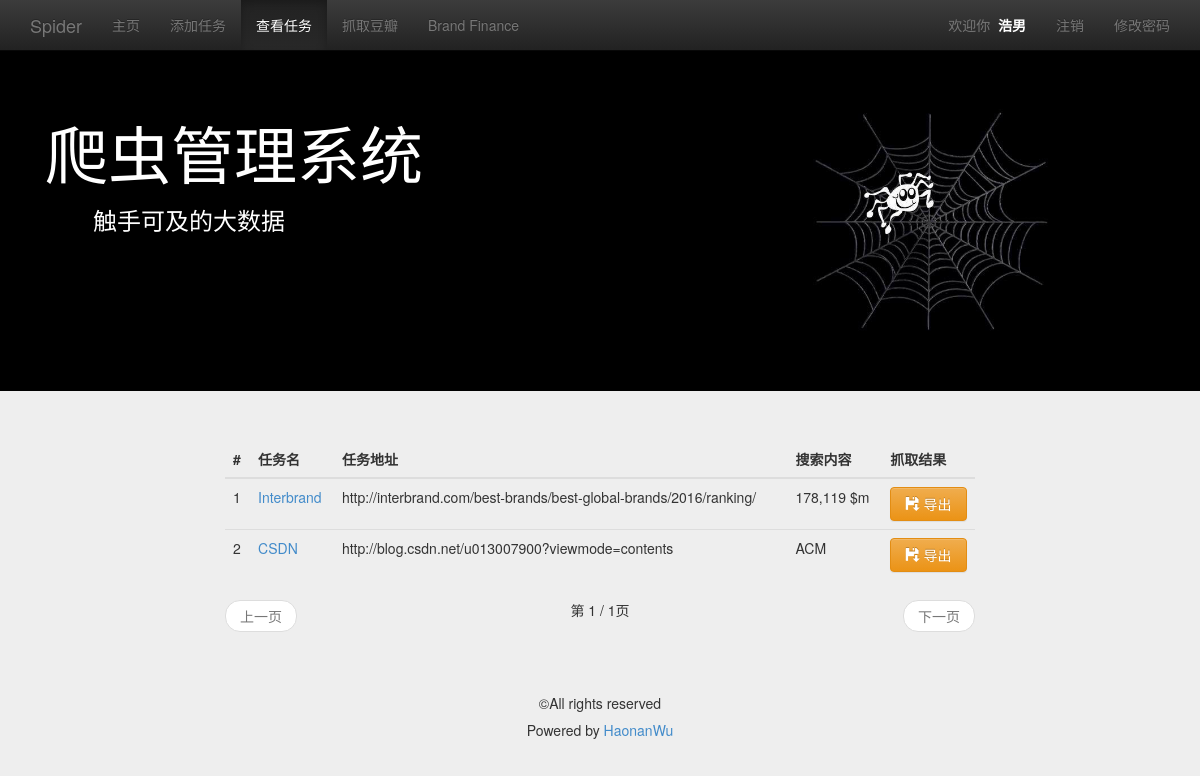
Before: /view_task_list/ (signed in) with the older database file.
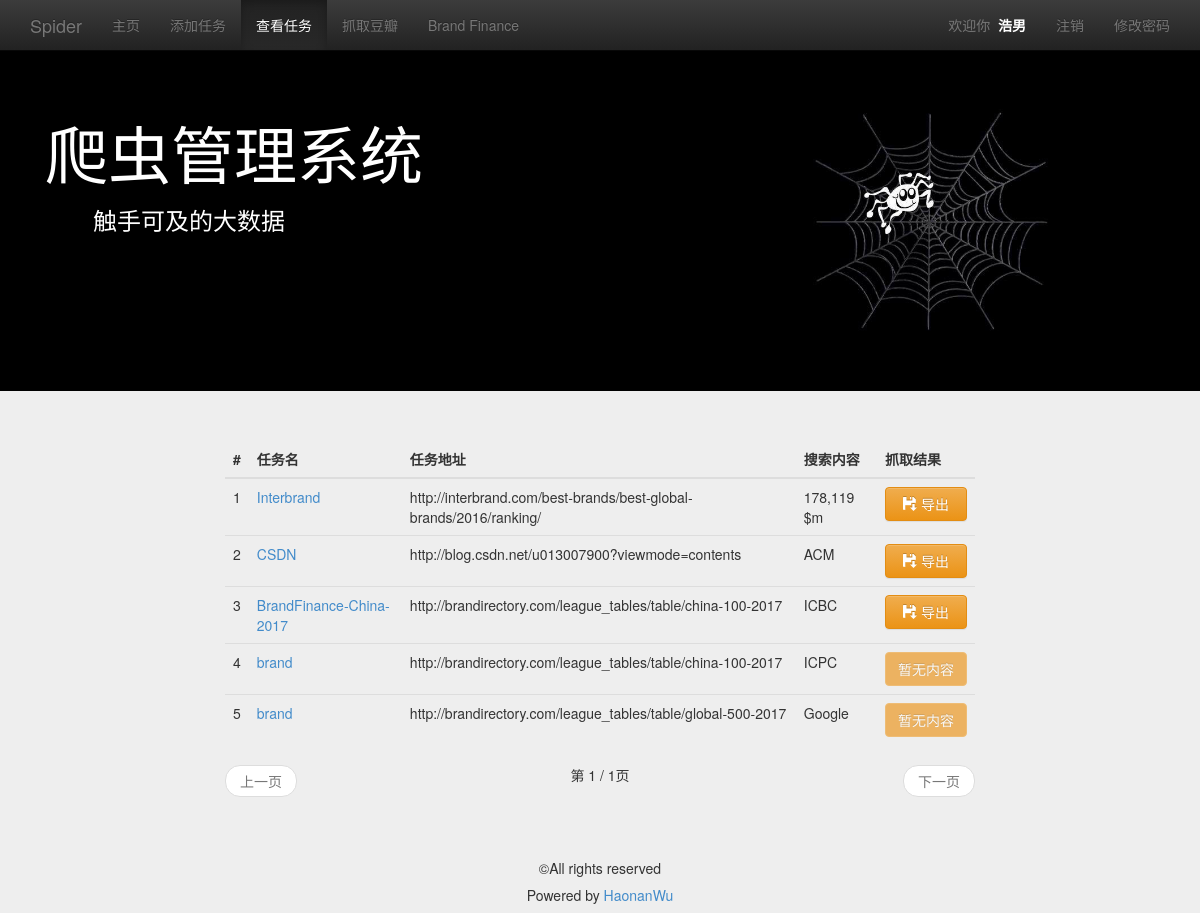
After: the same page with the newer database file.
### management/models.py (models this page shows, shortened)
class MyUser(models.Model):
    user = models.OneToOneField(User)
    nickname = models.CharField(max_length=16)

class Task(models.Model):
    user = models.ForeignKey(MyUser, related_name='task')
    url = models.CharField(max_length=512, null=True)
    name = models.CharField(max_length=128)
    content = models.CharField(max_length=128, null=True)
    hasfile = models.BooleanField(default=False)
    method = models.BooleanField(default=True)
    class META:
        ordering = ['name']

### management/views.py (the view)
# urls.py: url(r'^view_task_list/$', views.view_task_list, name='view_task_list'),
@login_required
def view_task_list(request):
    user = request.user
    task_list = Task.objects.filter(user=user.myuser)
    paginator = Paginator(task_list, 5)
    page = request.GET.get('page')
    try:
        task_list = paginator.page(page)
    except PageNotAnInteger:
        task_list = paginator.page(1)
    except EmptyPage:
        task_list = paginator.page(paginator.num_pages)
    content = {
        'user': user,
        'active_menu': 'view_task',
        'task_list': task_list,
    }
    return render(request, 'management/view_task_list.html', content)

### templates/management/view_task_list.html (shortened to what this page needs)
{% extends "management/base.html" %} {% load staticfiles %} {% block title %}查看任务{% endblock %} {% block content %}
<div class="container">
    <div class="row">
        <div class="col-md-8 col-md-offset-2">
            <br>
            <table class="table table-hover">
                <thead>
                    <tr>
                        <th>#</th>
                        <th>任务名</th>
                        <th>任务地址</th>
                        <th>搜索内容</th>
                        <th>抓取结果</th>
                    </tr>
                </thead>
                <tbody>
                    {% for task in task_list %}
                    <tr>
                        <td>{{ forloop.counter }}</td>
                        <td><a href="{% url 'task_detail' %}?id={{ task.id }}">{{ task.name }}</a></td>
                        <td>{{ task.url }}</td>
                        <td>{{ task.content }}</td>
                        {% if task.hasfile == 0 %}
                        <td>
                            <button class="btn btn btn-warning btn-block" disabled=""> 暂无内容
                            </button>
                        </td>
                        {% else %}
                        <td>
                            <button class="btn btn btn-warning btn-block" type="export"
                                    onclick="begin_download({{ task.id }})"><span
                                    class="glyphicon glyphicon-floppy-save"></span> 导出
                            </button>
                        </td>
                        {% endif %}
                    </tr>
                    {% empty %}
                    <tr>
                        <td>暂无任务</td>
                    </tr>
                    {% endfor %}
                </tbody>
            </table>
            <nav>
                <ul class="pager">
                    {% if task_list.has_previous %}
                    <li class="previous"><a href="?typ={{ query_category }}&page={{ task_list.previous_page_number }}">上一页</a>
                    </li>
                    {% else %}
                    <li class="previous disabled"><a href="#">上一页</a></li>
                    {% endif %} 第 {{ task_list.number }} / {{ task_list.paginator.num_pages }}页 {% if task_list.has_next %}
                    <li class="next"><a href="?typ={{ query_category }}&page={{ task_list.next_page_number }}">下一页</a>
                    </li>
                    {% else %}
                    <li class="next disabled"><a href="#">下一页</a></li>
                    {% endif %}
                </ul>
            </nav>
        </div>
    </div>
</div>
{% endblock %}

### templates/management/base.html (shortened to what this page needs)
{% load staticfiles %}
<!DOCTYPE html>
<html lang="zh-cn">
<head>
    <link rel="stylesheet" type="text/css" href="{% static 'css/bootstrap.min.css' %}">
    <link rel="stylesheet" type="text/css" href="{% static 'css/bootstrap-theme.min.css' %}">
    <link rel="stylesheet" type="text/css" href="{% static 'css/base.css' %}">
</head>
<body>
<nav class="navbar navbar-inverse navbar-fixed-top" role="navigation">
    <div class="container">
        <div class="navbar-header">
            <a href="{% url 'homepage' %}" class="navbar-brand">Spider</a>
        </div>
        <div class="collapse navbar-collapse" id="navbar-collapse-basepage">
            <ul class="nav navbar-nav">
                <li id="homepage"><a href="{% url 'homepage' %}">主页</a></li>
                <li id="add_task"><a href="{% url 'add_task' %}">添加任务</a></li>
                <li id="view_task"><a href="{% url 'view_task_list' %}">查看任务</a></li>
                <li id="view_douban"><a href="{% url 'view_douban' %}">抓取豆瓣</a></li>
                <li id="view_brand_finance"><a href="{% url 'view_brand_finance' %}">Brand Finance</a></li>
            </ul>
            <ul class="nav navbar-nav navbar-right">
                {% if user %}
                    <li>
                        <p class="navbar-text">欢迎你&nbsp;&nbsp;<span id="base_name">{{ user.myuser.nickname }}</span></p>
                    </li>
                    <li><a href="{% url 'logout' %}">注销</a></li>
                    <li><a href="{% url 'set_password' %}">修改密码</a></li>
                {% else %}
                    <li><a href="{% url 'signup' %}">注册</a></li>
                    <li><a href="{% url 'login' %}">登录</a></li>
                {% endif %}
            </ul>
        </div>
    </div>
</nav>
<header class="jumbotron subhead" id="header-base">
    <div class="container">
        <div class="row">
            <div class="col-md-8">
                <h1>爬虫管理系统</h1>
                <h3>&emsp;&emsp;触手可及的大数据</h3>
            </div>
            <div class="col-md-4">
                <img src="{% static "img/spider.png" %}" style="width: 70%">
            </div>
        </div>
    </div>
</header>
{% block content %}{% endblock %}
<footer class="footer" role="contentinfo">
    <hr>
    <div class="container">
        <p class="text-center">©All rights reserved</p>
        <h5 class="text-center"> Powered by&nbsp;<a href="https://github.com/Mr-Phoebe">HaonanWu</a></h5>
    </div>
</footer>
</body>
</html>

### management/static/css/base.css (style rules this page uses)
body { padding-top: 50px; background-color: #eeeeee; }
#header-base { background-color: #000; color: #fff; }
#base_name { color: #fff; font-weight: bold; }

Changed rows visible on the page:
added Task: name "BrandFinance-China-2017", url "http://brandirectory.com/league_tables/table/china-100-2017", content "ICBC"
added Task: name "brand", url "http://brandirectory.com/league_tables/table/china-100-2017", content "ICPC", hasfile "暂无内容"
added Task: name "brand", url "http://brandirectory.com/league_tables/table/global-500-2017", content "Google", hasfile "暂无内容"
